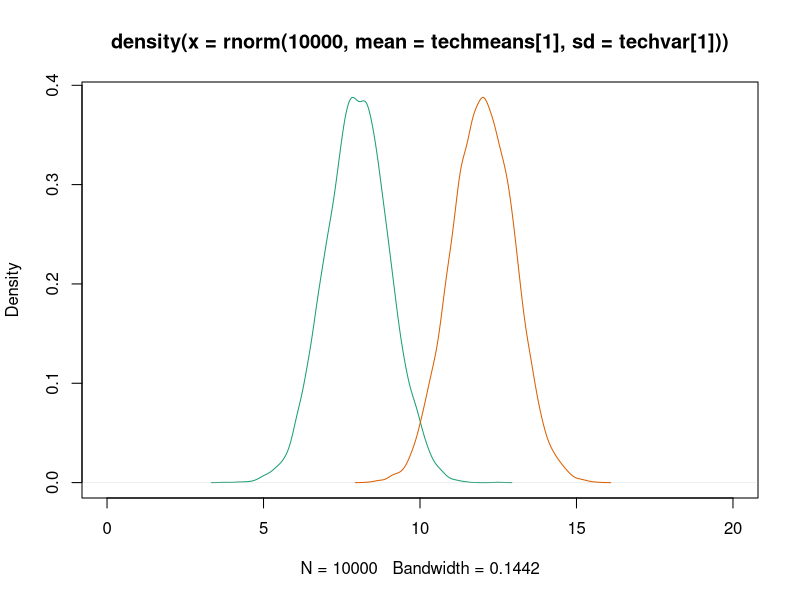
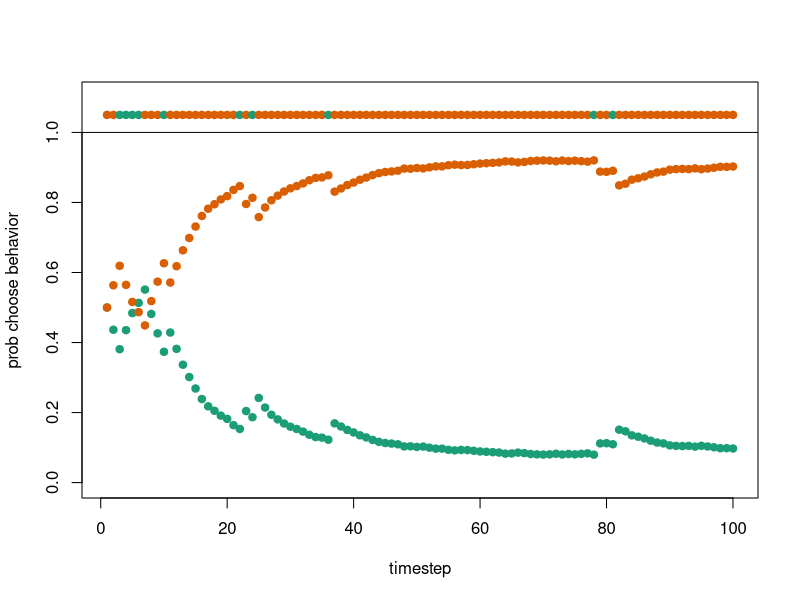
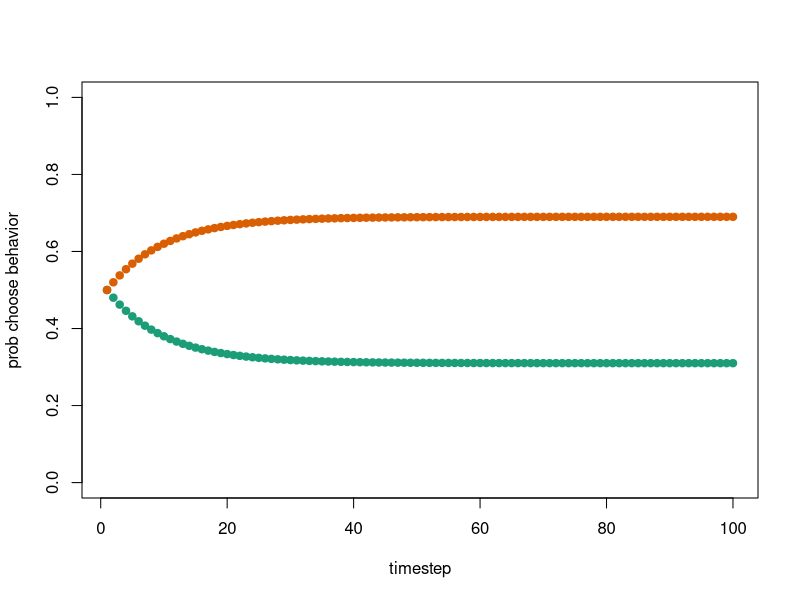
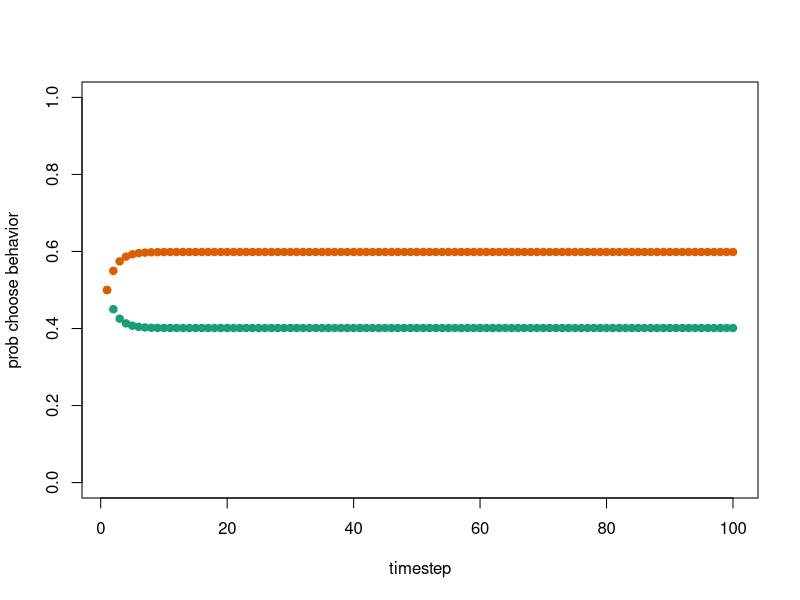
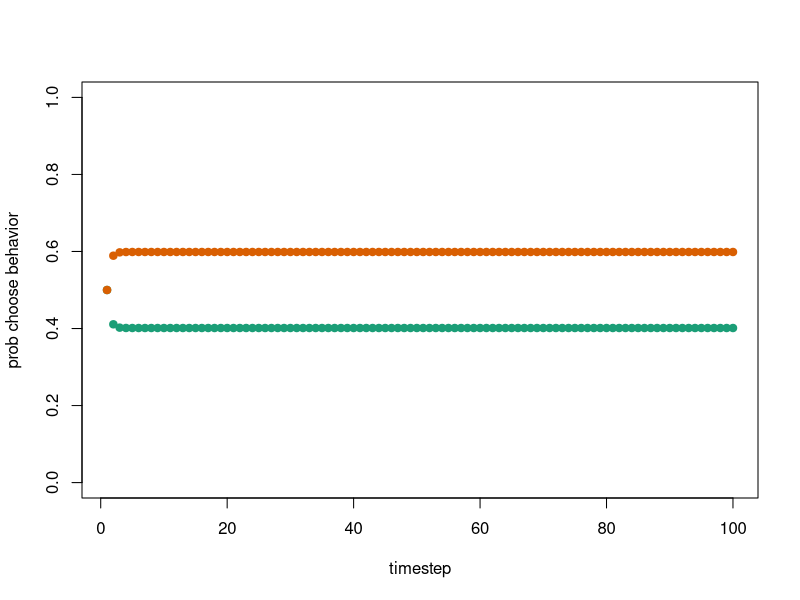
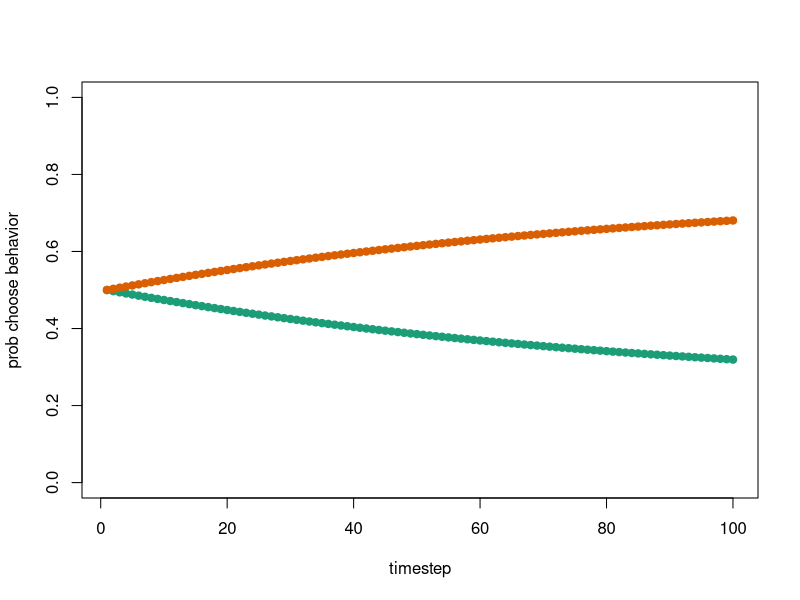
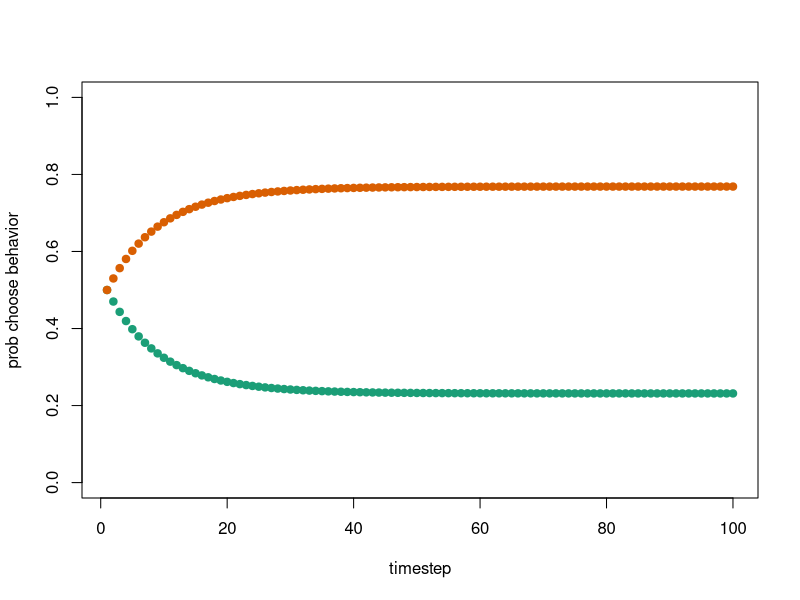
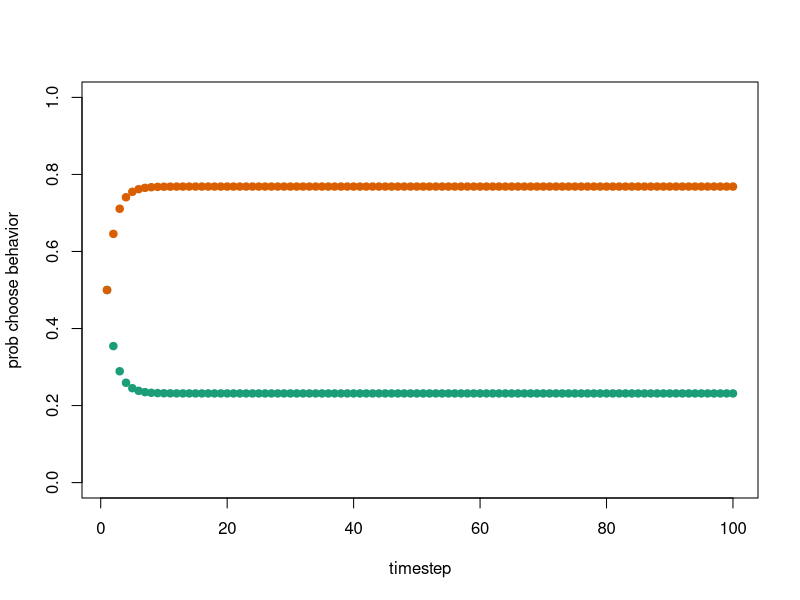

Write R code to recreate these figures, in order.
###let do an individual learning sim from first pricipals using EWA model.
##we can start with a continous simulation, and add agents and heterogeneity l8r

######Functions

######create a softmax function to simply code
Softmax <- function(x){
  exp(x)/sum(exp(x))
}

#color pallate
col.pal <- c("#1B9E77", "#D95F02")

#simulate data set conditions
dsim <- data.frame( timestep=0 , tech=0 , payoff_i1=0 , payoff_i2=0, A1=0 , A2=0 , Pr1=0 , Pr2=0)
timesteps <- 100
phi <- 0.1
lambda <- 0.2
techmeans <- c(8,12)
techvar <- c(1,1)
#visualize how hard to learn
plot(density(rnorm( 10000, mean=techmeans[1] , sd=techvar[1] ) ) ,col=col.pal[1] , xlim=c(0,20)) 
lines(density(rnorm( 10000, mean=techmeans[2] , sd=techvar[2] ) ) ,col=col.pal[2]) 

AC <- matrix(0,nrow=timesteps,ncol=2) 	

##simulated data for one discreet individual

for (t in 1:timesteps){
  prtech_i <-  Softmax(lambda*AC[t,]) #calculate probability of performing a behavior at this timestep
  tech <- sample( 1:2 , size=1 , prob=prtech_i) # sample a behavior with prtech_i
  payoff <- rnorm( 1 , mean=techmeans[tech] , sd=techvar[tech] ) #draw a behavior of tech=k with specified mean and SD, realized choice
  obs_payoffs_t <- rep(0,2) #initialize observed payoffs vector
  obs_payoffs_t[tech] <- payoff #populate with each observed payoff
  
  dsim[t,] <- c(  t , tech , obs_payoffs_t[1] , obs_payoffs_t[2] , AC[t,1] , AC[t,2] ,  prtech_i[1] , prtech_i[2] )
  
  # update attractions for next timestep t + 1, don't do on final round
   if(t<timesteps){ 
    for (k in 1:2){
      AC[t+1,k] <- (1-phi)*AC[t,k] + phi*obs_payoffs_t[k]
    }
  }
}

#below plots sim
plot(dsim$Pr1~dsim$timestep , col=col.pal[1] , pch=19 , xlab="timestep" , ylab="prob choose behavior", ylim=c(0,1.1) ) 
points(dsim$Pr2~dsim$timestep,col=col.pal[2],pch=19 )
points(rep(1.05,timesteps) ~ dsim$timestep,col=col.pal[dsim$tech],pch=19 )
abline(h=1)

####### mean dynamics of model i, no variance, just a numerical solution
dsim2 <- data.frame( timestep=0 , A1=0 , A2=0 , Pr1=0 , Pr2=0)

for (t in 1:timesteps){
  prtech_i <-  Softmax(lambda*AC[t,]) #calculate probability of performing a behavior at this timestep
  obs_payoffs_t <- techmeans #initialize observed payoffs vector

  dsim2[t,] <- c(  t , AC[t,1] , AC[t,2] ,  prtech_i[1] , prtech_i[2] )
  
  # update attractions for next timestep t + 1, don't do on final round
  if(t<timesteps){ 
    for (k in 1:2){
      AC[t+1,k] <- (1-phi)*AC[t,k] + phi*obs_payoffs_t[k]
    }
  }
}

#below plots sims
plot(dsim2$Pr1~dsim2$timestep , col=col.pal[1] , pch=19 , xlab="timestep" , ylab="prob choose behavior", ylim=c(0,1) ) 
points(dsim2$Pr2~dsim2$timestep,col=col.pal[2],pch=19 )


###lets write a simple function to plot dynamics on average

sim_reinf_learn <- function(phi,lambda){
  techmeans <- c(8,12)
  timesteps <- 100
  dsim2 <- data.frame( timestep=0 , A1=0 , A2=0 , Pr1=0 , Pr2=0)
  
  for (t in 1:timesteps){
    prtech_i <-  Softmax(lambda*AC[t,]) #calculate probability of performing a behavior at this timestep
    obs_payoffs_t <- techmeans #initialize observed payoffs vector
    dsim2[t,] <- c(  t , AC[t,1] , AC[t,2] ,  prtech_i[1] , prtech_i[2] )
    # update attractions for next timestep t + 1, don't do on final round
    if(t<timesteps){ 
      for (k in 1:2){
        AC[t+1,k] <- (1-phi)*AC[t,k] + phi*obs_payoffs_t[k]
      }
    }
  }
  #below plots sims
  plot(dsim2$Pr1~dsim2$timestep , col=col.pal[1] , pch=19 , xlab="timestep" , ylab="prob choose behavior", ylim=c(0,1) ) 
  points(dsim2$Pr2~dsim2$timestep,col=col.pal[2],pch=19 )
  
}

##run some functions to exploire average dynamics across simulation space
sim_reinf_learn(phi=0.5,lambda=0.1)
sim_reinf_learn(phi=0.9,lambda=0.1)
sim_reinf_learn(phi=0.01,lambda=0.3)
sim_reinf_learn(phi=0.1,lambda=0.3)
sim_reinf_learn(phi=0.5,lambda=0.3)
sim_reinf_learn(phi=0.1,lambda=1)
sim_reinf_learn(phi=0.9,lambda=1)
